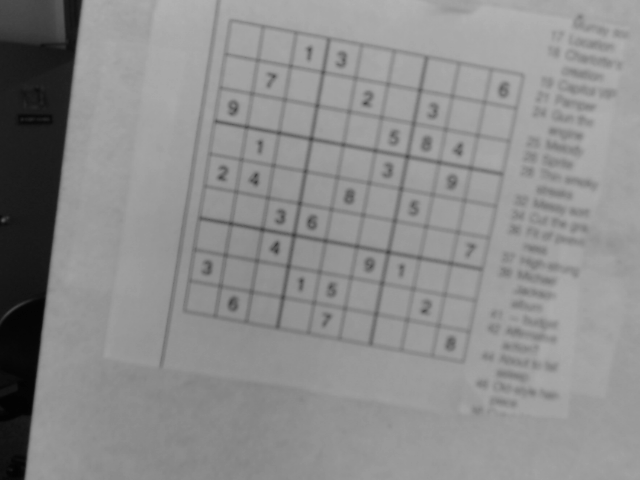
#> input picture sudoku_midterm/sudoku5.png, 640 x 480 px, found by its file name
$ python sudoku_corner_finder_bak_3.py
#> lines starting #> are read from the running program, lines starting #| are printed output that depends on the picture; after the words box and inside, x2 and y2 are one past the last pixel; in counts of white or black regions, pixels touching at a corner belong together
#Goal: Correctly detect all 4 corners of all 50 sudoku boards which will eventually be in the sudoku_midterm folder, which will be pulled from sudoku_square images for the mean time

"""
Erode image with 5x5 kernel
Run connected components (stats is a 5-tuple: x and y of top right of bounding rect of component; width and height of bounding rect, number of pixels in component)
Take biggest
Find corners
Done!
"""

import numpy as np
import cv2

#Globals
proc_img = cv2.imread("sudoku_square/sudoku5.png", cv2.IMREAD_GRAYSCALE)
#> proc_img is the input picture: shape (480, 640); min 3, max 178, mean 140.4
#proc_img = cv2.imread("sudoku_square/sudoku72.png", cv2.IMREAD_GRAYSCALE)

#Preprocessing step to darken black lines and make grey areas white
def enhance_writing(im):
    img_orig = im

    #lightens white, darkens dark
    img = cv2.adaptiveThreshold(img_orig, 255, cv2.ADAPTIVE_THRESH_MEAN_C, cv2.THRESH_BINARY, 7, 3)
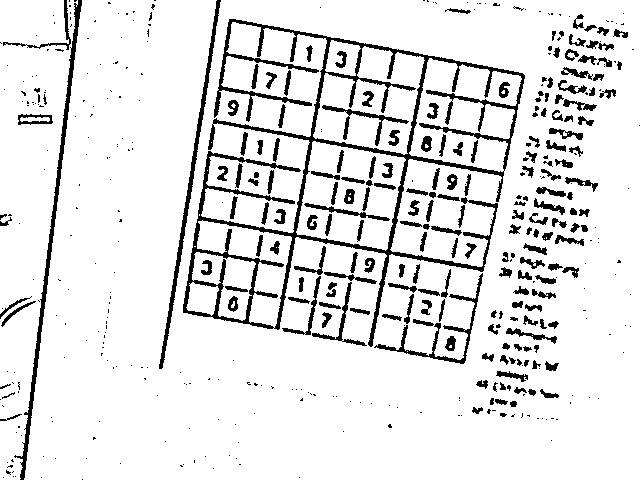
#> img: shape (480, 640); 89.3% white; 477 black regions (279 under 20 px), largest, box (x1, y1, x2, y2) and area: (183, 19, 525, 347) 11768, (14, 0, 82, 480) 2048, (159, 0, 221, 369) 1513
    #expands dark areas
    kernel = np.ones((3, 3), np.uint8)
    img2 = cv2.erode(img, kernel, iterations=1)
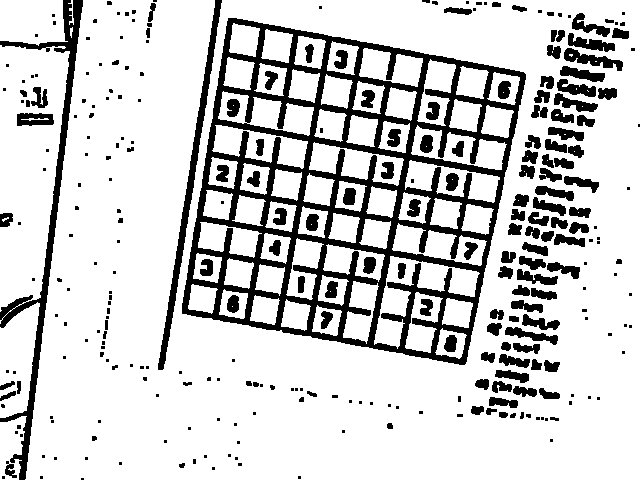
#> img2: shape (480, 640); 80.5% white; 295 black regions (157 under 20 px), largest, box (x1, y1, x2, y2) and area: (182, 18, 526, 365) 31385, (0, 0, 83, 480) 4543, (158, 0, 222, 370) 2387

    return img2

#run connected-components on processed image to find largest component, and return image of said component
def get_board(img):
    largest_area = 0
#> largest_area = 0
    board_img = img
    # Labels is an "image" where each pixel is the label of that pixel's connected component
    ret, labels, stats, centroids = cv2.connectedComponentsWithStats(255-img)
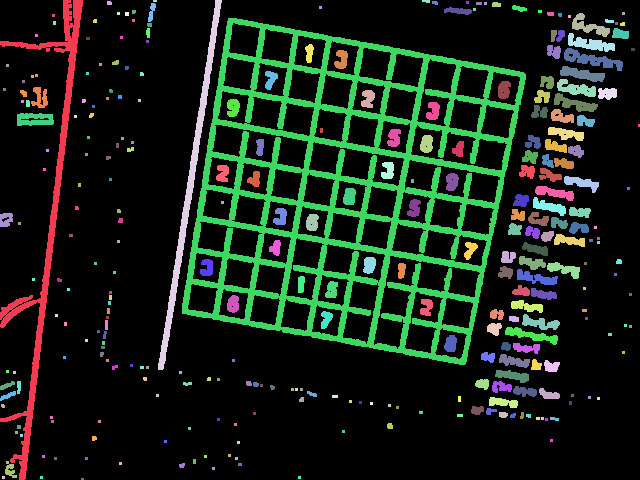
#> labels: shape (480, 640) int32; 296 distinct labels, from 0 to 295; one colour per label, 0 black
#> ret = 296; stats = 296 rows, first 6: [0, 0, 640, 480, 247421], [0, 0, 83, 480, 4543], [107, 1, 5, 4, 19], [153, 0, 4, 2, 8], [158, 0, 64, 370, 2387], [422, 0, 8, 3, 20]; centroids = 296 pairs, first value 2.5 to 638.5, second value 0.5 to 478.5

    for i in range(1, np.max(labels)):
        img3 = img.copy()
        img3[labels != i] = 255
        if stats[i][4] > largest_area:
            largest_area = stats[i][4]
            board_img = img3
#> this loop made 294 passes
#> largest_area on passes 1, 28: 4543, 31385
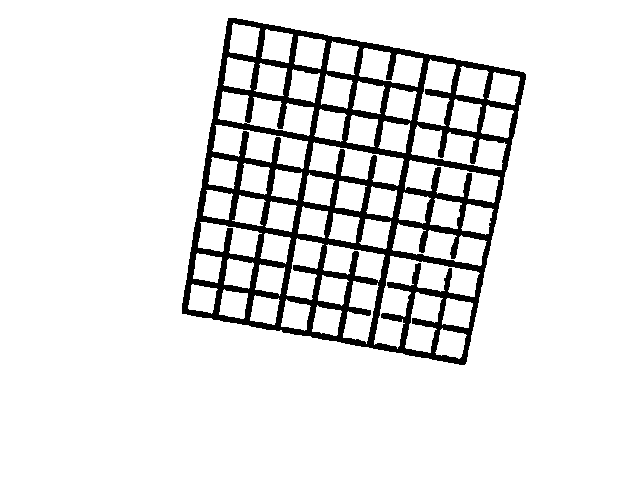
#> board_img: shape (480, 640); 89.8% white; 1 black region, box (x1, y1, x2, y2) and area: (182, 18, 526, 365) 31385
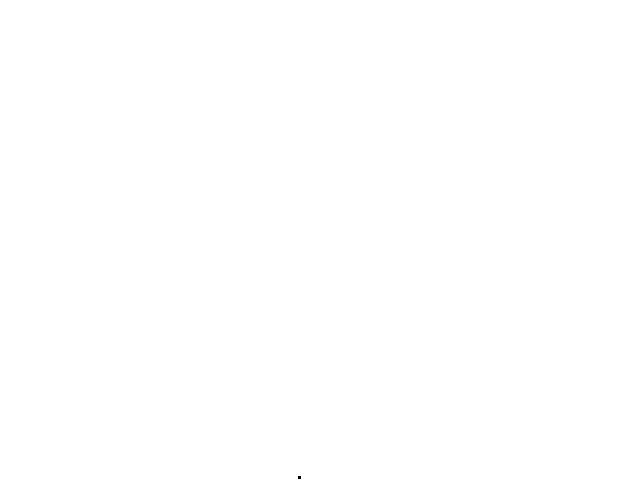
#> img3: shape (480, 640); 100% white; black in thin lines or dots, all inside (x1, y1, x2, y2) = (298, 476, 301, 479)
#> after the loop, largest_area = 31385

    return board_img

def sudoku_bounds(im):
    img_col = cv2.cvtColor(im, cv2.COLOR_GRAY2BGR) # color
    harris = cv2.cornerHarris(im,4,5,0.04)
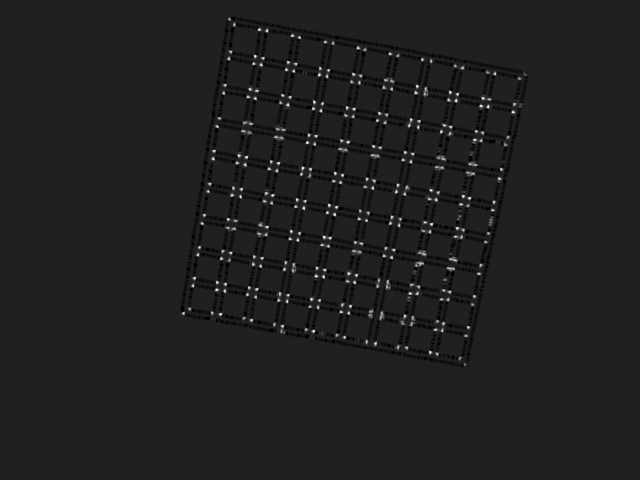
#> harris: shape (480, 640) float32; min -1, max 6.81, mean -0.00251; drawn with min black and max white

    img_col[harris > 0.01*harris.max()]=[255, 0, 0]
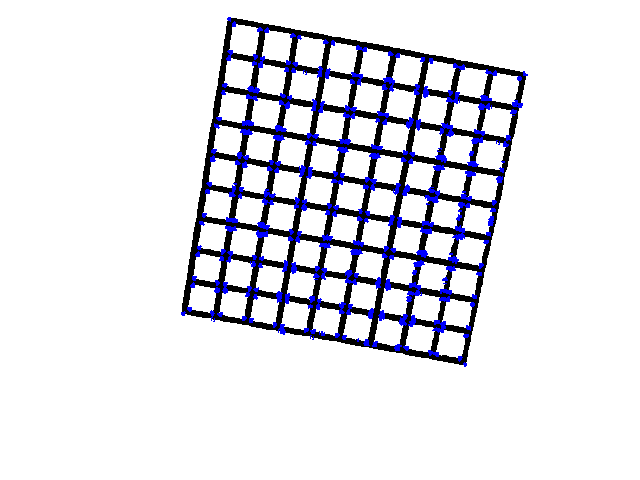
#> img_col: shape (480, 640, 3); mean B, G, R 232.7, 225.7, 225.7
    cv2.imshow("Harris corner", img_col)
    cv2.waitKey()
    cv2.destroyAllWindows()
    return img_col

#get_corners takes an image where the corners have been marked in blue
#get_corners is also my problem because it's not doing its job correctly
def get_corners(img):
    x = []
#> x = []
    y = []
    i_counter = len(img)
#> i_counter = 480
    j_counter = len(img[0])
#> j_counter = 640
    for i in range(i_counter):
        for j in range(j_counter):
            if img[i][j][0] == 255 and img[i][j][1] == 0 and img[i][j][2] == 0:
                y.append(i)
                x.append(j)
#> after the loop, x = 8395 values, max 527 at index 702, min 181 at index 7500, mean 356.1; y = 8395 values from 17 to 366
    upper = min(y)
#> upper = 17
    lower = max(y)
#> lower = 366
    left = min(x)
#> left = 181
    right = max(x)
#> right = 527
    return_list = ([upper, left], [upper, right], [lower, left], [lower, right])
#> return_list = ([17, 181], [17, 527], [366, 181], [366, 527])
    return return_list

def find_corners(img):
    return get_corners(sudoku_bounds(get_board(enhance_writing(img))))

find_corners(proc_img)

$ run again, with sudoku_midterm/sudoku0.png copied over sudoku_midterm/sudoku5.png
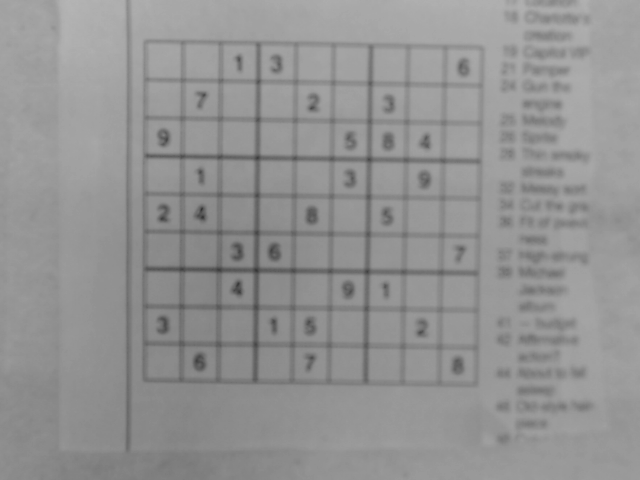
#> input picture sudoku_midterm/sudoku0.png, 640 x 480 px, found by its file name
#> proc_img is the input picture: shape (480, 640); min 50, max 181, mean 147.1
#> img: shape (480, 640); 88.7% white; 472 black regions (236 under 20 px), largest, box (x1, y1, x2, y2) and area: (142, 39, 485, 387) 12286, (126, 0, 132, 453) 1556, (179, 85, 252, 151) 506
#> img2: shape (480, 640); 79.9% white; 206 black regions (80 under 20 px), largest, box (x1, y1, x2, y2) and area: (141, 38, 486, 388) 38033, (125, 0, 133, 454) 2625, (518, 334, 579, 347) 472
#> in get_board, `largest_area = 0`: largest_area = 0
#> labels: shape (480, 640) int32; 207 distinct labels, from 0 to 206
#> ret = 207; stats = 207 rows, first 6: [0, 0, 640, 480, 245378], [125, 0, 8, 454, 2625], [505, 0, 5, 6, 28], [512, 0, 6, 5, 26], [524, 0, 6, 7, 37], [531, 0, 25, 7, 135]; centroids = 207 pairs, first value 2 to 629, second value 1.81 to 478.5
#> the loop in get_board, `for i in range(1, np.max(labels)):` made 205 passes
#> largest_area on passes 1, 19: 2625, 38033
#> after the loop in get_board, `for i in range(1, np.max(labels)):`:
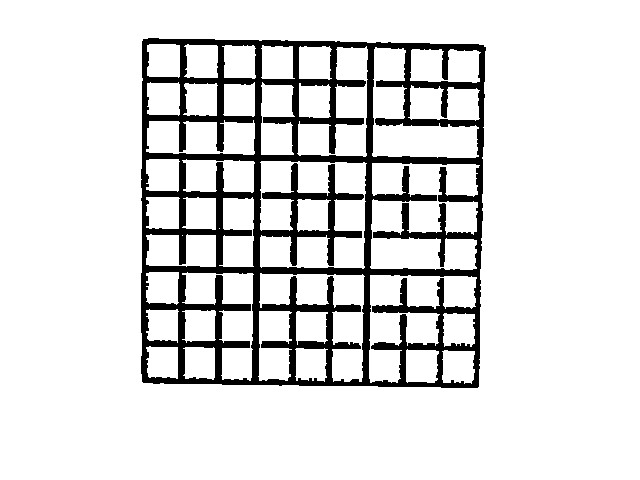
#> board_img: shape (480, 640); 87.6% white; 1 black region, box (x1, y1, x2, y2) and area: (141, 38, 486, 388) 38033
#> after the loop in get_board, `for i in range(1, np.max(labels)):`: largest_area = 38033
#> in sudoku_bounds, `img_col[harris > 0.01*harris.max()]=[255, 0, 0]`:
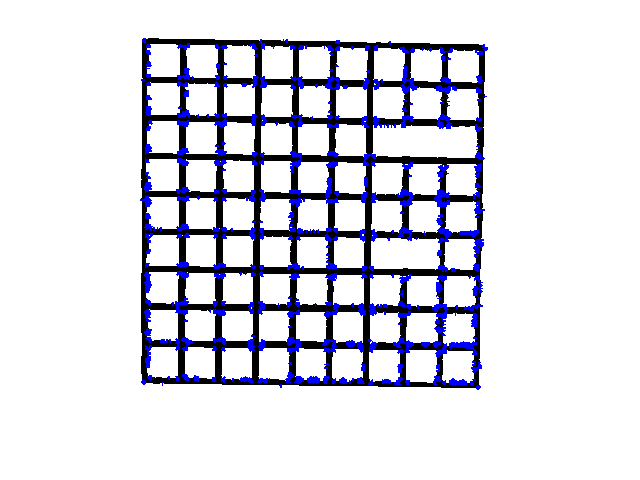
#> img_col: shape (480, 640, 3); mean B, G, R 229, 218.9, 218.9
#> in get_corners, `x = []`: x = []
#> i_counter = 480
#> j_counter = 640
#> after the loop in get_corners, `for i in range(i_counter):`: x = 12187 values, max 487 at index 317, min 140 at index 4997, mean 321.5; y = 12187 values from 38 to 389
#> upper = 38
#> lower = 389
#> left = 140
#> right = 487
#> return_list = ([38, 140], [38, 487], [389, 140], [389, 487])

$ run again, with sudoku_midterm/sudoku1.png copied over sudoku_midterm/sudoku5.png
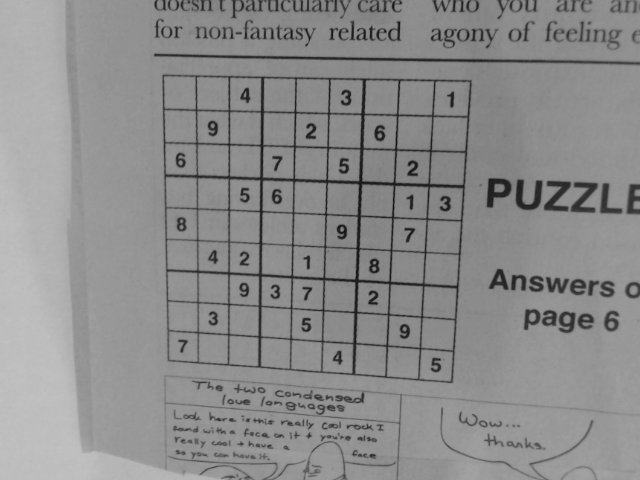
#> input picture sudoku_midterm/sudoku1.png, 640 x 480 px, found by its file name
#> proc_img is the input picture: shape (480, 640); min 14, max 194, mean 140.2
#> img: shape (480, 640); 87.9% white; black in thin lines or dots
#> img2: shape (480, 640); 72.9% white; 1234 black regions (984 under 20 px), largest, box (x1, y1, x2, y2) and area: (161, 73, 473, 384) 24838, (65, 0, 640, 480) 12554, (153, 52, 640, 66) 2439
#> in get_board, `largest_area = 0`: largest_area = 0
#> in get_board, `ret, labels, stats, centroids = cv2.connectedComponentsWithStats(255-i..`:
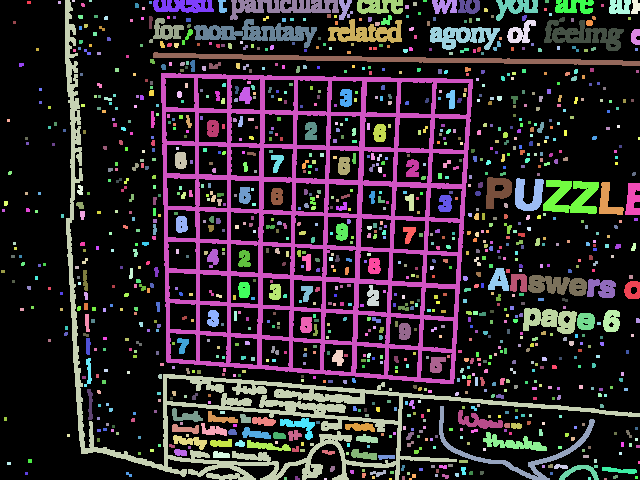
#> labels: shape (480, 640) int32; 1235 distinct labels, from 0 to 1234; one colour per label, 0 black
#> ret = 1235; stats = 1235 rows, first 6: [0, 0, 640, 480, 224001], [27, 1, 4, 3, 12], [58, 1, 3, 3, 9], [65, 0, 575, 480, 12554], [72, 0, 3, 2, 6], [89, 0, 3, 2, 6]; centroids = 1235 pairs, first value 2.5 to 638.5, second value 0.5 to 478.5
#> the loop in get_board, `for i in range(1, np.max(labels)):` made 1233 passes
#> largest_area on passes 3, 173: 12554, 24838
#> after the loop in get_board, `for i in range(1, np.max(labels)):`: largest_area = 24838
#> in sudoku_bounds, `img_col[harris > 0.01*harris.max()]=[255, 0, 0]`:
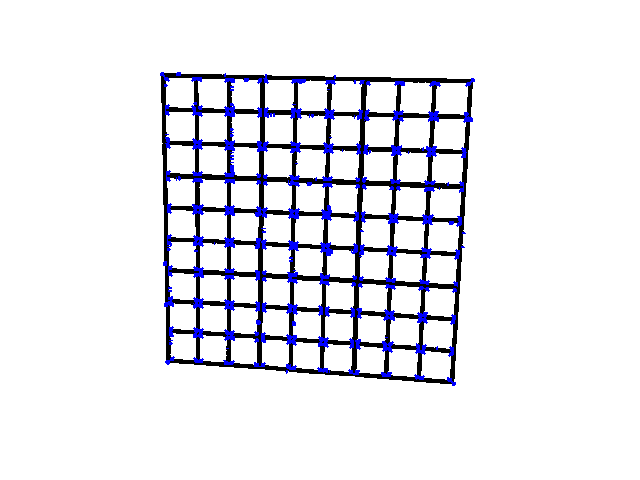
#> img_col: shape (480, 640, 3); mean B, G, R 237.9, 231.7, 231.7
#> in get_corners, `x = []`: x = []
#> i_counter = 480
#> j_counter = 640
#> after the loop in get_corners, `for i in range(i_counter):`: x = 7494 values, max 474 at index 168, min 160 at index 7, mean 307.7; y = 7494 values from 72 to 385
#> upper = 72
#> lower = 385
#> left = 160
#> right = 474
#> return_list = ([72, 160], [72, 474], [385, 160], [385, 474])

$ run again, with sudoku_midterm/sudoku10.png copied over sudoku_midterm/sudoku5.png
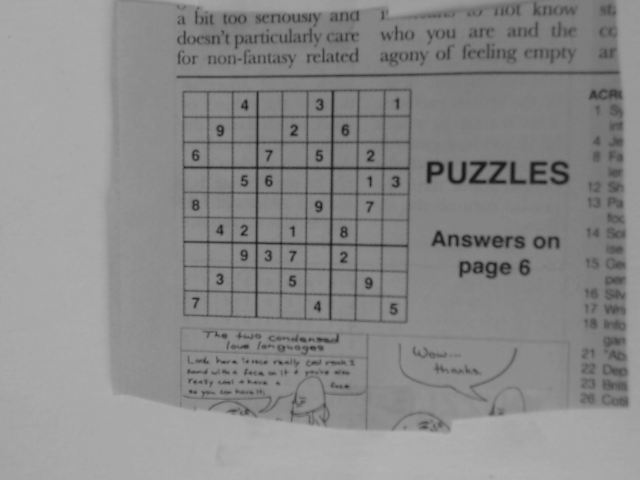
#> input picture sudoku_midterm/sudoku10.png, 640 x 480 px, found by its file name
#> proc_img is the input picture: shape (480, 640); min 12, max 179, mean 138.3
#> img: shape (480, 640); 88.8% white; black in thin lines or dots
#> img2: shape (480, 640); 77.2% white; 478 black regions (316 under 20 px), largest, box (x1, y1, x2, y2) and area: (181, 87, 413, 325) 19458, (110, 326, 527, 435) 9597, (175, 69, 622, 80) 2258
#> in get_board, `largest_area = 0`: largest_area = 0
#> labels: shape (480, 640) int32; 479 distinct labels, from 0 to 478
#> ret = 479; stats = 479 rows, first 6: [0, 0, 640, 480, 237017], [111, 0, 8, 53, 272], [119, 0, 6, 2, 12], [126, 0, 89, 26, 639], [231, 0, 3, 2, 6], [443, 0, 89, 19, 755]; centroids = 479 pairs, first value 4.5 to 638.5, second value 0.5 to 476.5
#> the loop in get_board, `for i in range(1, np.max(labels)):` made 477 passes
#> largest_area on passes 1, 3, 5, 11, 12, 14, 61, 73: 272, 639, 755, 771, 906, 1869, 2258, 19458
#> after the loop in get_board, `for i in range(1, np.max(labels)):`: largest_area = 19458
#> in sudoku_bounds, `img_col[harris > 0.01*harris.max()]=[255, 0, 0]`:
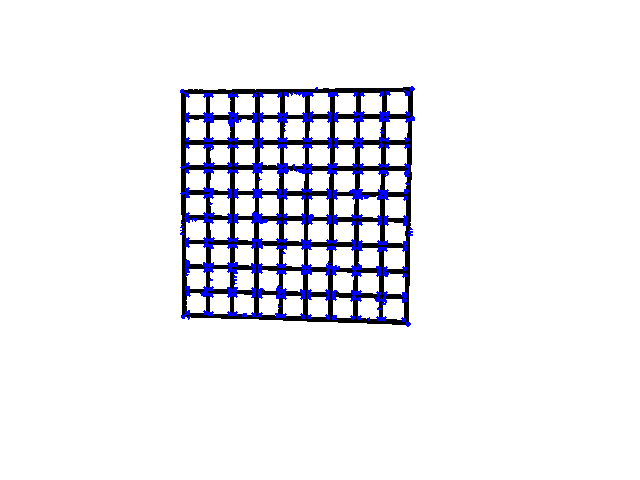
#> img_col: shape (480, 640, 3); mean B, G, R 242.2, 236.3, 236.3
#> in get_corners, `x = []`: x = []
#> i_counter = 480
#> j_counter = 640
#> after the loop in get_corners, `for i in range(i_counter):`: x = 7211 values, max 414 at index 14, min 180 at index 26, mean 294.4; y = 7211 values from 86 to 326
#> upper = 86
#> lower = 326
#> left = 180
#> right = 414
#> return_list = ([86, 180], [86, 414], [326, 180], [326, 414])
